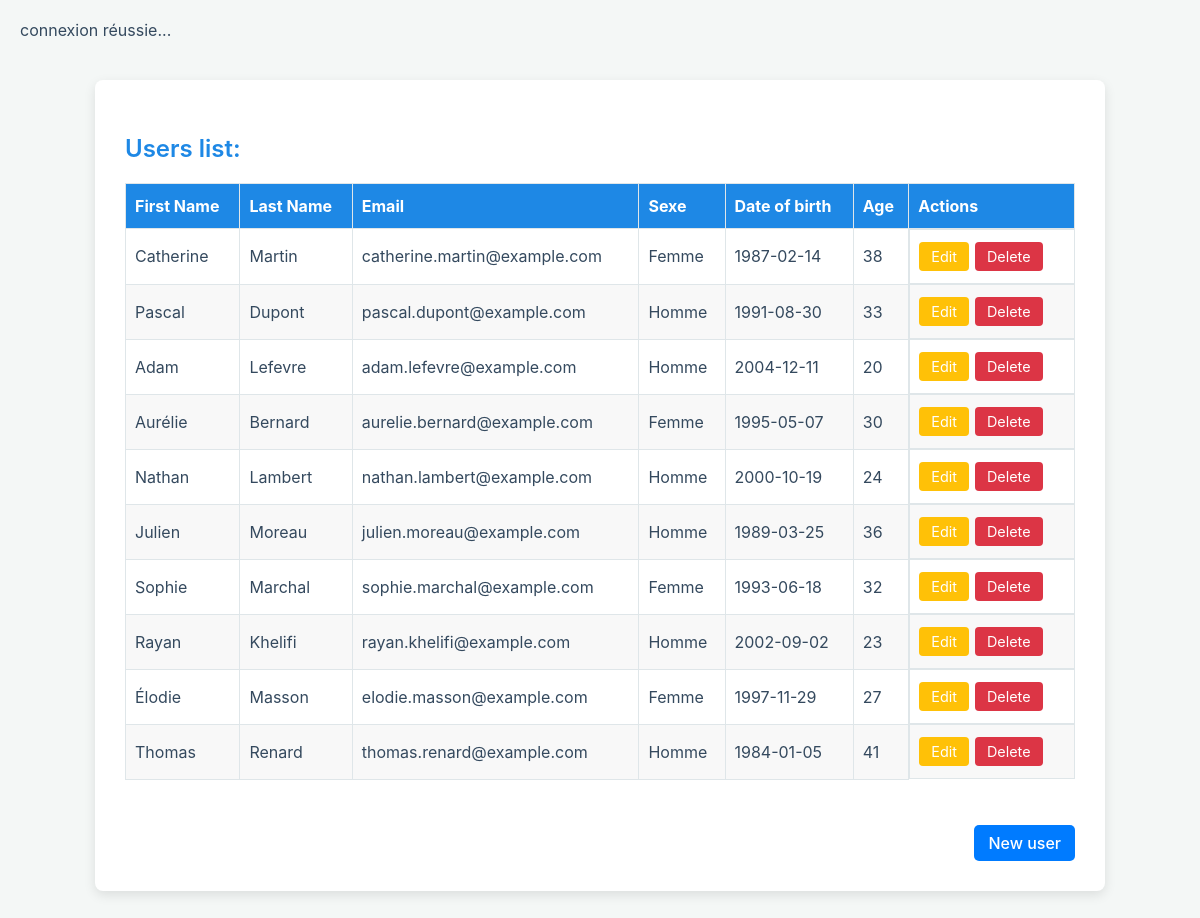
The app's page /view/index.php with its own data.
### tables this page shows
CREATE TABLE users (
id TINYINT UNSIGNED  AUTO_INCREMENT PRIMARY KEY,
firstname VARCHAR(50) NOT NULL,
lastname VARCHAR(50) NOT NULL,
email VARCHAR(100) NOT NULL UNIQUE,
gender ENUM('Homme','Femme') NOT NULL,
birthdate DATE NOT NULL,
age TINYINT UNSIGNED NOT NULL,
created_at TIMESTAMP DEFAULT CURRENT_TIMESTAMP);

### data/userDAO.php (called while the page is built, shortened)
<?php
function getUsersDAO(){
    $connection = get_connection();
    $sql = "SELECT * FROM users";
    $result = $connection->query($sql);
    $users = $result->fetch_all(MYSQLI_ASSOC);
    return $users;
}
?>

### controller/userController.php (called while the page is built, shortened)
<?php
require_once __DIR__ . "/../data/userDAO.php";
function getUsers() {
    return getUsersDAO();
}
?>

### view/index.php (the view, shortened to what this page needs)
<?php
require_once __DIR__ . "/../controller/userController.php";
$users=getUsers();
?>
<!DOCTYPE html>
<html lang="en">
<head>
    <link rel="stylesheet" href="../styles/index.css">
</head>
<body>
    <div class="container">
        <p> Users list:</p>
        <div class="formSection">
            <table>
                <thead>
                    <tr>
                        <th>First Name</th>
                        <th>Last Name</th>
                        <th>Email</th>
                        <th>Sexe</th>
                        <th>Date of birth</th>
                        <th>Age</th>
                        <th>Actions</th>
                    </tr>
                </thead>
                <tbody>
                        <?php  foreach ($users as $user): ?>
                            <tr>
                                <td><?= $user["firstname"]?></td>
                                <td><?= $user["lastname"]?></td>
                                <td><?= $user["email"]?></td>
                                <td><?= $user["gender"]?></td>
                                <td><?= $user["birthdate"]?></td>
                                <td><?= $user["age"]?></td>
                                <td style="display: flex;">
                              <a href="userForm.php?id=<?= $user['id'] ?>" class="btn-edit"> Edit</a>
                                <a href="../controller/userController.php?delete=<?= $user['id'] ?>" class="btn-delete" onclick="return confirm('Supprimer cet utilisateur ?')"> Delete</a>
                            </td>
                            </tr>
                       <?php endforeach; ?>
                </tbody>
            </table>
        </div>
        <div class="btn-container">
            <a class= "btn" href="userForm.php">New user</a>
        </div>
    </div>
</body>
</html>

### styles/index.css (style rules this page uses)
:root { --color-primary: #1e88e5; --color-bg-light: #f4f7f6; --color-text: #34495e; --color-border: #dfe6e9; --color-success: #2ecc71; --color-danger: #e74c3c; --font-stack: -apple-system, BlinkMacSystemFont, "Segoe UI", Roboto, Oxygen, Ubuntu, Cantarell, "Open Sans", "Helvetica Neue", sans-serif; }
body { font-family: var(--font-stack); background-color: var(--color-bg-light); color: var(--color-text); margin: 0; padding: 20px; }
.container { max-width: 950px; margin: 40px auto; background: #ffffff; padding: 30px; border-radius: 8px; box-shadow: 0 4px 12px rgba(0, 0, 0, 0.1); }
.container > p { font-size: 1.5em; font-weight: 600; margin-bottom: 20px; color: var(--color-primary); }
.formSection { overflow-x: auto; }
table { width: 100%; border-collapse: collapse; margin-bottom: 20px; }
thead tr { background-color: var(--color-primary); color: white; text-align: left; }
th, td { padding: 12px 9px; border: 1px solid var(--color-border); }
tbody tr { transition: background-color 0.2s; }
tbody tr:nth-child(even) { background-color: #f8f8f8; }
.btn-container { text-align: right; margin-top: 25px; }
.btn { display: inline-block; padding: 10px 20px; background-color: var(--color-success); color: white; text-decoration: none; border-radius: 4px; font-weight: 500; transition: background-color 0.3s; }
.btn { padding: 8px 14px; background: #007bff; color: white; border-radius: 5px; text-decoration: none; }
.btn-edit, .btn-delete { display: inline-block; padding: 6px 12px; font-size: 0.9em; border-radius: 4px; text-decoration: none; color: #fff; transition: background-color 0.3s ease; margin-right: 6px; }
.btn-edit { background-color: #ffc107; }
.btn-delete { background-color: #dc3545; }

### records on screen
users: firstname "Catherine", lastname "Martin", email "catherine.martin@example.com", gender "Femme", birthdate "1987-02-14", age "38"
users: firstname "Pascal", lastname "Dupont", email "pascal.dupont@example.com", gender "Homme", birthdate "1991-08-30", age "33"
users: firstname "Adam", lastname "Lefevre", email "adam.lefevre@example.com", gender "Homme", birthdate "2004-12-11", age "20"
users: firstname "Aurélie", lastname "Bernard", email "aurelie.bernard@example.com", gender "Femme", birthdate "1995-05-07", age "30"
users: firstname "Nathan", lastname "Lambert", email "nathan.lambert@example.com", gender "Homme", birthdate "2000-10-19", age "24"
users: firstname "Julien", lastname "Moreau", email "julien.moreau@example.com", gender "Homme", birthdate "1989-03-25", age "36"
users: firstname "Sophie", lastname "Marchal", email "sophie.marchal@example.com", gender "Femme", birthdate "1993-06-18", age "32"
users: firstname "Rayan", lastname "Khelifi", email "rayan.khelifi@example.com", gender "Homme", birthdate "2002-09-02", age "23"
users: firstname "Élodie", lastname "Masson", email "elodie.masson@example.com", gender "Femme", birthdate "1997-11-29", age "27"
users: firstname "Thomas", lastname "Renard", email "thomas.renard@example.com", gender "Homme", birthdate "1984-01-05", age "41"
